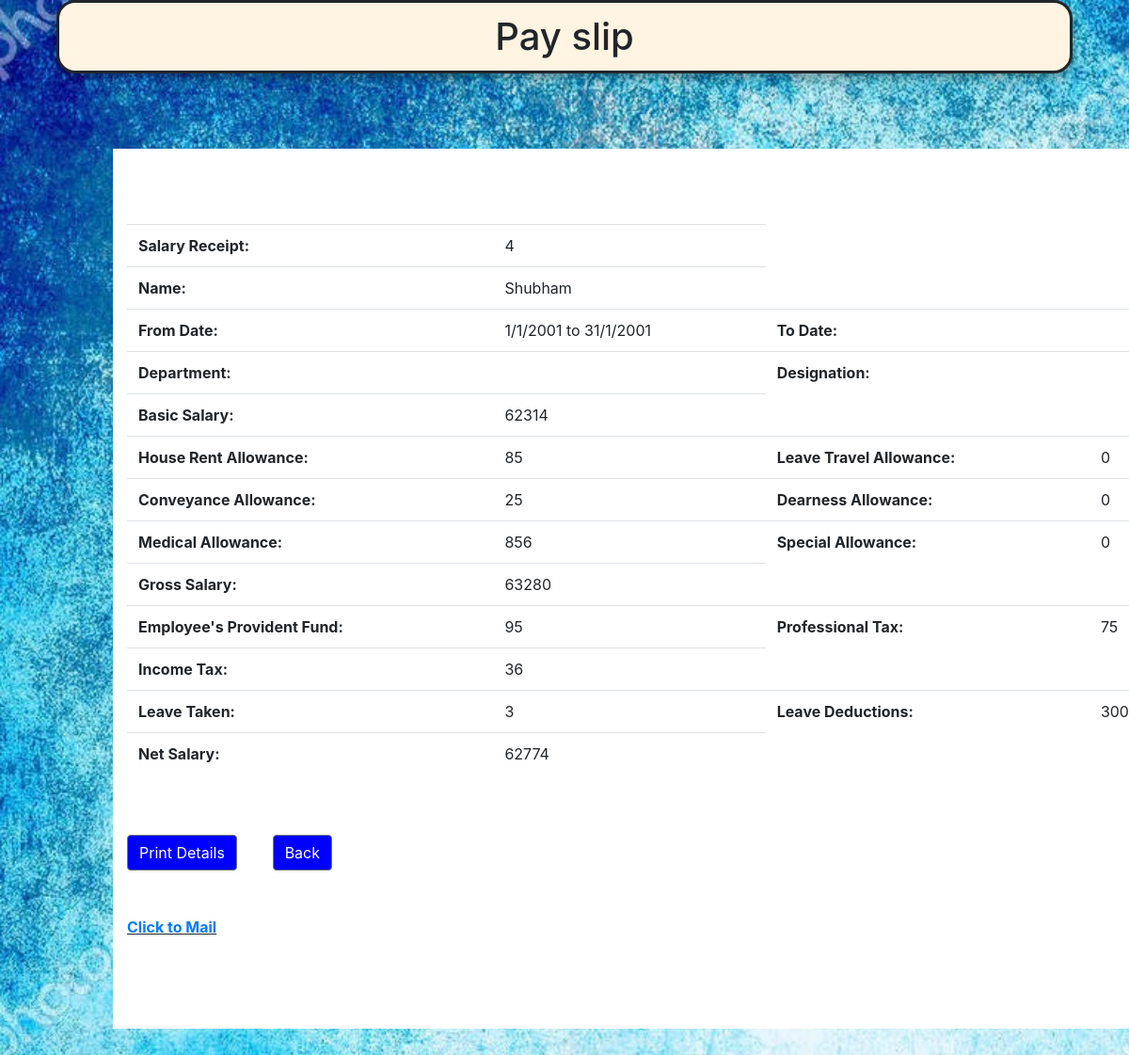
/payslip.php?Employ_ID=2 (signed in), run on the app's committed database.
### tables this page shows
CREATE TABLE `salary` (
  `salary_ID` int(11) NOT NULL,
  `b_salary` varchar(45) NOT NULL,
  `hra` varchar(45) NOT NULL,
  `lta` varchar(45) NOT NULL,
  `ca` varchar(45) NOT NULL,
  `da` varchar(45) NOT NULL,
  `md` varchar(45) NOT NULL,
  `sa` varchar(45) NOT NULL,
  `g_salary` varchar(45) NOT NULL,
  `epf` varchar(45) NOT NULL,
  `pt` varchar(45) NOT NULL,
  `it` varchar(45) NOT NULL,
  `lt` varchar(45) NOT NULL,
  `ld` varchar(45) NOT NULL,
  `n_salary` varchar(45) NOT NULL,
  `addemploy_Employ_ID` int(11) NOT NULL,
  `fromdate` varchar(45) DEFAULT NULL,
  `todate` varchar(45) DEFAULT NULL
);

CREATE TABLE `addemploy` (
  `Employ_ID` int(11) NOT NULL,
  `fname` varchar(45) DEFAULT NULL,
  `mname` varchar(45) DEFAULT NULL,
  `lname` varchar(45) DEFAULT NULL,
  `qualify` varchar(45) DEFAULT NULL,
  `blood` varchar(45) DEFAULT NULL,
  `email` varchar(45) DEFAULT NULL,
  `phone` varchar(20) DEFAULT NULL,
  `exp` varchar(45) DEFAULT NULL,
  `department` varchar(45) DEFAULT NULL,
  `designation` varchar(45) DEFAULT NULL,
  `addr` varchar(45) DEFAULT NULL,
  `Password` varchar(45) NOT NULL,
  `MainRole` varchar(45) NOT NULL
);

### payslip.php (the view, shortened to what this page needs)
<?php
include('bootstrap.php');
include('configall.php');
$stmt = $pdo->prepare("SELECT `addemploy`.*, `salary`.*
FROM `addemploy`
	INNER JOIN `salary` ON `salary`.`addemploy_Employ_ID` = `addemploy`.`Employ_ID` WHERE `salary`.`addemploy_Employ_ID`=:xyz ORDER BY `salary_ID` DESC");
$stmt->execute(array(":xyz" => $_GET['Employ_ID']));
$row = $stmt->fetch(PDO::FETCH_ASSOC);
$fdate=htmlentities($row['fromdate']);
$tdate=htmlentities($row['todate']);
$fn = htmlentities($row['fname']);
$mn = htmlentities($row['mname']);
$em = htmlentities($row['email']);
$ln = htmlentities($row['lname']);
$dp = htmlentities($row['department']);
$ds = htmlentities($row['designation']);
$b_salary = htmlentities($row['b_salary']);
$hra = htmlentities($row['hra']);
$lta = htmlentities($row['lta']);
$ca = htmlentities($row['ca']);
$da = htmlentities($row['da']);
$md = htmlentities($row['md']);
$sa = htmlentities($row['sa']);
$g_salary = htmlentities($row['g_salary']);
$epf = htmlentities($row['epf']);
$pt = htmlentities($row['pt']);
$it = htmlentities($row['it']);
$lt = htmlentities($row['lt']);
$ld = htmlentities($row['ld']);
$n_salary = htmlentities($row['n_salary']);
$si = htmlentities($row['salary_ID']);
$name=$fn.' '.$mn.' '.$ln;
?>
<!doctype html>
<html>
<head>
	<link href="payslip.css?v=<?php echo time(); ?>" rel="stylesheet" type="text/css">
  <link rel="stylesheet" href="https://maxcdn.bootstrapcdn.com/bootstrap/4.5.2/css/bootstrap.min.css">
</head>
<body>
	<div class="heading">
		<h1>Pay slip</h1>
	</div>
	<br><br><br>
	<div class="container">
		<div class="salary-slip" >
		<table class="table table-hover">
			<tr>
				<th>Salary Receipt:</th>
				<td><?= $si ?></td>
			</tr>
			<tr>
				<th>Name:</th>
				<td><?= $name ?></td>
			</tr>
      <tr>
				<th>From Date: </th>
				<td><?= $fdate ?></td>
        <th>To Date: </th>
        <td><?= $tdate ?></td>
			</tr>
			<tr>
				<th>Department:</th>
				<td><?= $dp ?></td>
				<th>Designation:</th>
				<td><?= $ds ?></td>
			</tr>
			<tr>
				<th>Basic Salary:</th>
				<td><?= $b_salary ?></td>
			</tr>
			<tr>
				<th>House Rent Allowance:</th>
				<td><?= $hra ?></td>
				<th>Leave Travel Allowance:</th>
				<td><?= $lta ?></td>
			</tr>
			<tr>
				<th>Conveyance Allowance:</th>
				<td><?= $ca ?></td>
				<th>Dearness Allowance:</th>
				<td><?= $da ?></td>
			</tr>
			<tr>
				<th>Medical Allowance:</th>
				<td><?= $md ?></td>
				<th>Special Allowance:</th>
				<td><?= $sa ?></td>
			</tr>
			<tr>
				<th>Gross Salary:</th>
				<td><?= $g_salary ?></td>
			</tr>
			<tr>
				<th>Employee's Provident Fund:</th>
				<td><?= $epf ?></td>
				<th>Professional Tax:</th>
				<td><?= $pt ?></td>
			</tr>
			<tr>
				<th>Income Tax:</th>
				<td><?= $it ?></td>
			</tr>
			<tr>
				<th>Leave Taken:</th>
				<td><?= $lt ?></td>
				<th>Leave Deductions:</th>
				<td><?= $ld ?></td>
			</tr>
			<tr>
				<th>Net Salary:</th>
				<td><?= $n_salary ?></td>
			</tr>
		</table>
    <br>
    <br>
		</div>
    <div class="print">
      <button onClick="window.print()"  class="btn btn-secondary" >Print Details</button>
      <input type="button" VALUE="Back" class="btn btn-secondary" onClick="history.go(-1);">
    </div>
<br><br><br>
	<p style="text-decoration: underline;"><b><?php echo "<a href='mailto:" . $em . "?subject=Salary receipt'</a>"; ?>Click to Mail</b></p>
  </div>
</body>
</html>

### payslip.css (style rules this page uses)
.salary label,button,span { padding: 1%; }
div { display: inline; }
h1 { font-size: 450%; background-color: #fff3e2; box-sizing: border-box; width: 90%; margin: 5%; padding: 1%; text-align: center; border-style: solid; border-radius: 20px; box-shadow: 0 4px 8px 0 rgba(0, 0, 0, 0.2), 0 6px 20px 0 rgba(0, 0, 0, 0.19); }
body { background: url(bgImage7.jpg); background-size: cover; background-repeat: no-repeat; width: 100%; height: 300vh; font-family: 'Montserrat', sans-serif; font-weight: bold; }
body { font-family: 'Montserrat', sans-serif; font-weight: bold; }
.container { position:absolute; left: 10%; height: auto; width: 50%; padding: 80px 40px; box-sizing: border-box; background: white; }
.print button { margin-right: 3%; background-color: blue; }
.print input { margin-right: 3%; background-color: blue; }

### data on the page
salary: salary_ID "4", addemploy_Employ_ID.lname "Shubham", fromdate "1/1/2001 to 31/1/2001", b_salary "62314", hra "85", lta "0", ca "25", da "0", md "856", sa "0", g_salary "63280", epf "95", pt "75", it "36", lt "3", ld "300", n_salary "62774"
